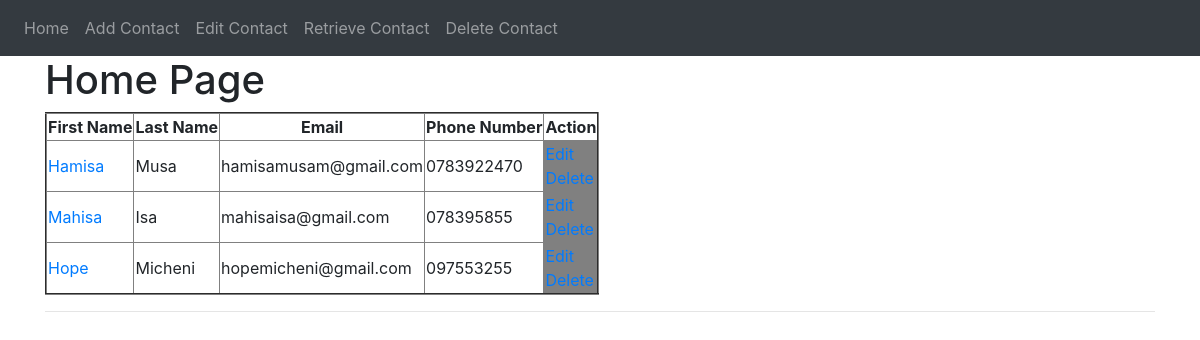
The page / on the database its author committed.
### tables this page shows
CREATE TABLE contacts(
    id INTEGER PRIMARY KEY AUTOINCREMENT,
    firstName TEXT NOT NULL,
    lastName TEXT NOT NULL,
    email TEXT NOT NULL,
    phone TEXT NOT NULL
);

### website/auth.py (the view)
@auth.route('/')
def index():
    conn = get_db_connection()
    contacts = conn.execute('SELECT * FROM contacts').fetchall()
    conn.close()
    return render_template("home.html", contacts=contacts)

### website/auth.py (called while the page is built)
def get_db_connection():
    conn = sqlite3.connect('database.db')
    conn.row_factory = sqlite3.Row
    return conn

### website/templates/home.html
{% extends "base.html" %}
{% block content%}
    <h1>{% block title %} Home Page {% endblock%} </h1>
          <table border="2">
              <tr>
                  <td ><b>First Name</b></td>
                  <td ><b>Last Name</b></td>
                  <td align="center"><b> Email</b></td>
                  <td ><b>Phone Number</b></td>
                  <td > <b>Action </b></td>
              </tr>
              {% for contact in contacts %}
              <tr>
                    <td><a href="{{ url_for('auth.contact', contact_id=contact['id'])}}">{{ contact['firstName']}}</a></td>
                    <td>{{ contact['lastName']}}</td>
                    <td>{{ contact['email']}}</td>
                    <td>{{ contact['phone']}}</td>
                    <td bgcolor="grey"><a href="{{ url_for('auth.edit_contact', id=contact['id'])}}">Edit</a><br>
                        <a href="{{ url_for('auth.delete_contact', id=contact['id'])}}">Delete</a>
                    </td>
              </tr>
              {% endfor %}
          </table>
        <hr>
{% endblock %}

### website/templates/base.html (shortened to what this page needs)
<!DOCTYPE html>
<html>
  <head>
    <link
      rel="stylesheet"
      href="https://stackpath.bootstrapcdn.com/bootstrap/4.4.1/css/bootstrap.min.css"
    />
    <link
      rel="stylesheet"
      href="https://stackpath.bootstrapcdn.com/font-awesome/4.7.0/css/font-awesome.min.css"
    />
  </head>
  <body>
    <nav class="navbar navbar-expand-lg navbar-dark bg-dark">
      <div class="collapse navbar-collapse" id="navbar">
        <div class="navbar-nav">
          <a class="nav-item nav-link" id="home" href="/">Home</a>
          <a class="nav-item nav-link" id="AddContact" href="/addcontact">Add Contact</a>
          <a class="nav-item nav-link" id="EditContact" href="/editcontact">Edit Contact</a>
          <a class="nav-item nav-link" id="RetrieveContact" href="/retrievecontact">Retrieve Contact</a>
          <a class="nav-item nav-link" id="DeleteContact" href="deletecontact">Delete Contact</a>
        </div>
      </div>
    </nav>
    <div class="container">{% block content %} {% endblock %}</div>
  </body>
</html>

### rows shown on the page
contacts: firstName "Hamisa", lastName "Musa", email "hamisamusam@gmail.com", phone "0783922470"
contacts: firstName "Mahisa", lastName "Isa", email "mahisaisa@gmail.com", phone "078395855"
contacts: firstName "Hope", lastName "Micheni", email "hopemicheni@gmail.com", phone "097553255"
